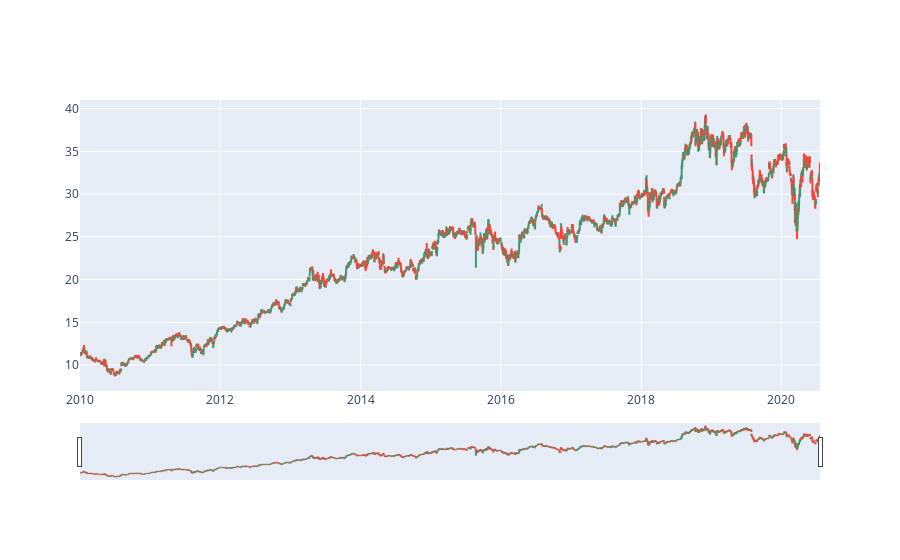

Notebook cell for this chart:
### Code cell
# OHLC(Open, High, Low, and Close) charts
fig = go.Figure(data=go.Ohlc(
    x=old['Date'],
    open=old['Open'],
    high=old['High'],
    low=old['Low'],
    close=old['Close']))
fig.show()

### Figure 1 — Plotly figure (JSON) as saved in the notebook; plotly's stock layout.template omitted (floating-point values rounded to 4 significant figures; data arrays with more than 128 entries replaced by an {"elided": "..."} marker saying what was removed)
{"data": [{"close": {"elided": "2655 float values"}, "high": {"elided": "2655 float values"}, "low": {"elided": "2655 float values"}, "open": {"elided": "2655 float values"}, "type": "ohlc", "x": {"elided": "2655 str values"}}], "layout": {}}
